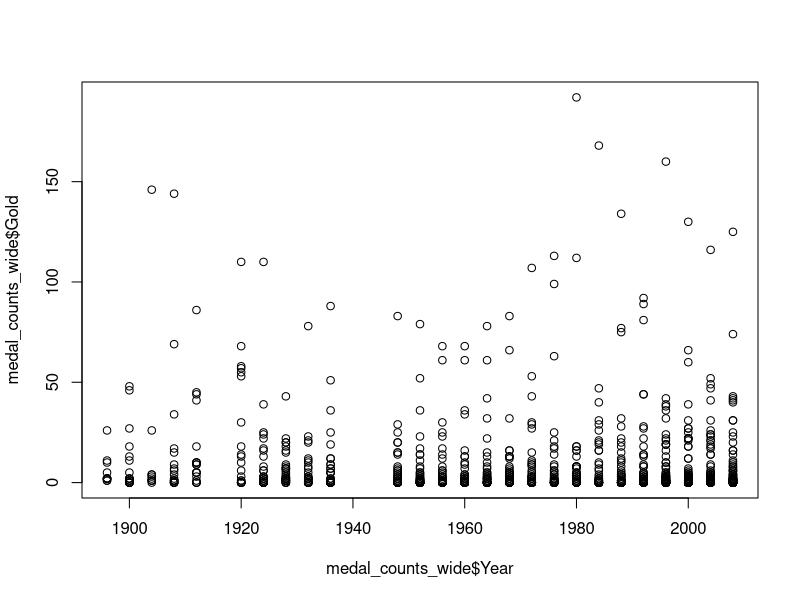
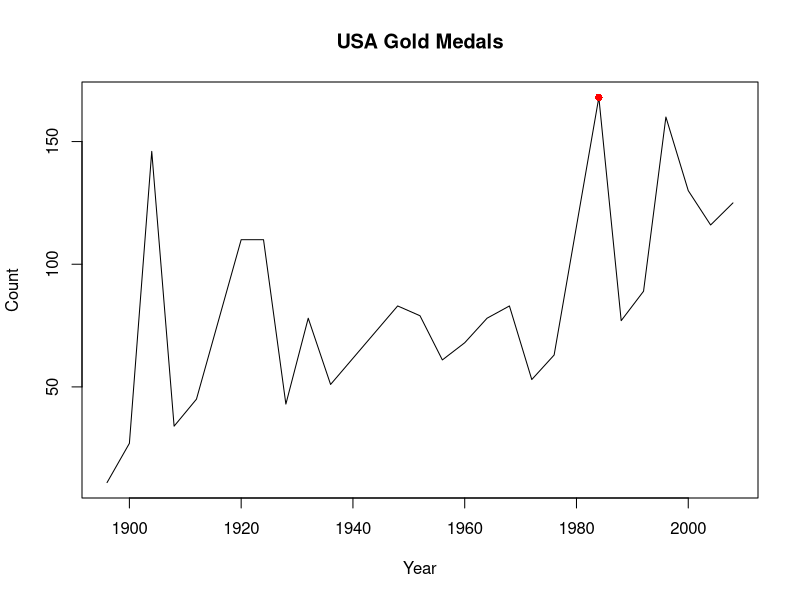
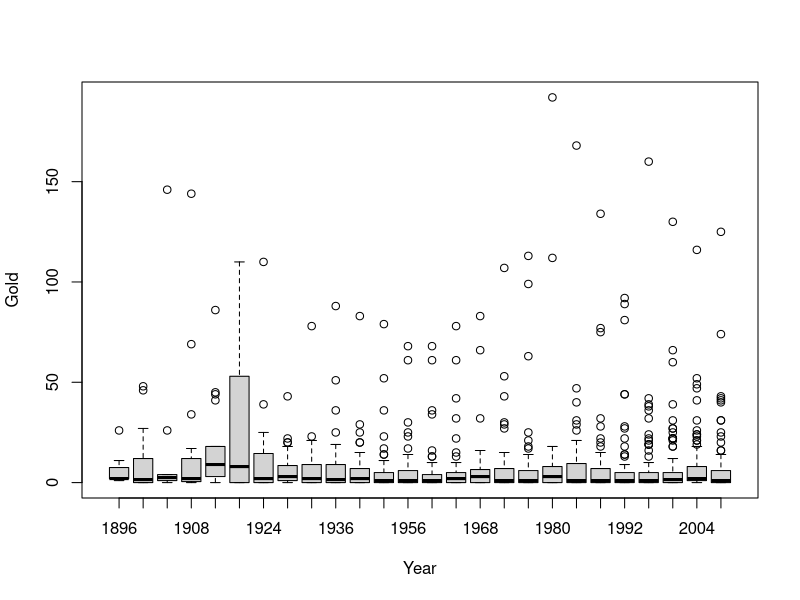
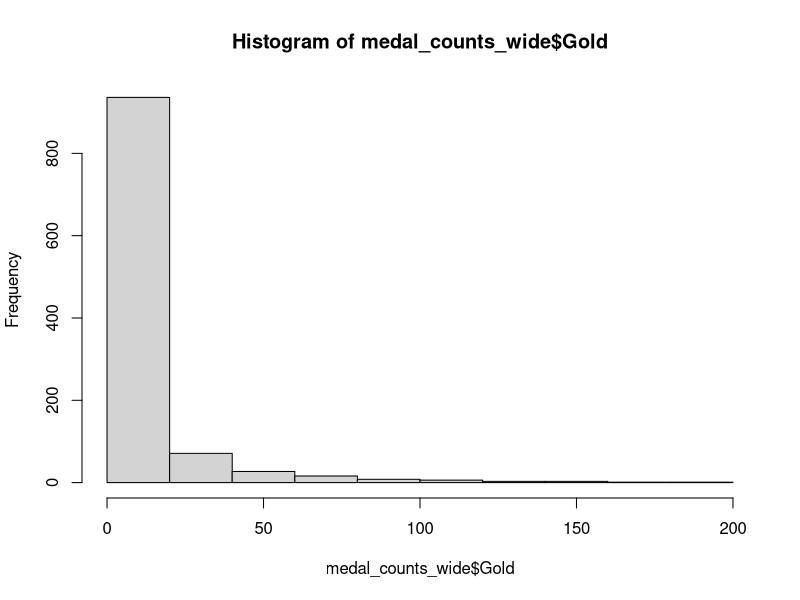
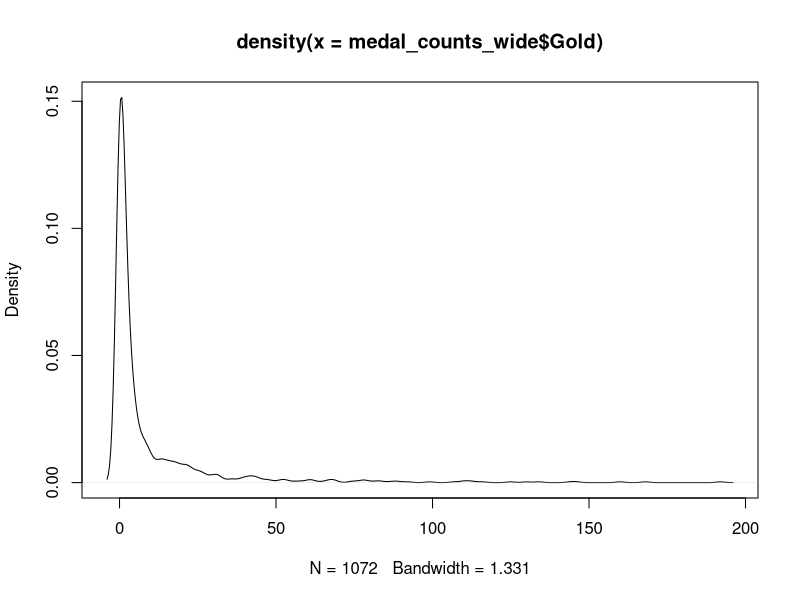
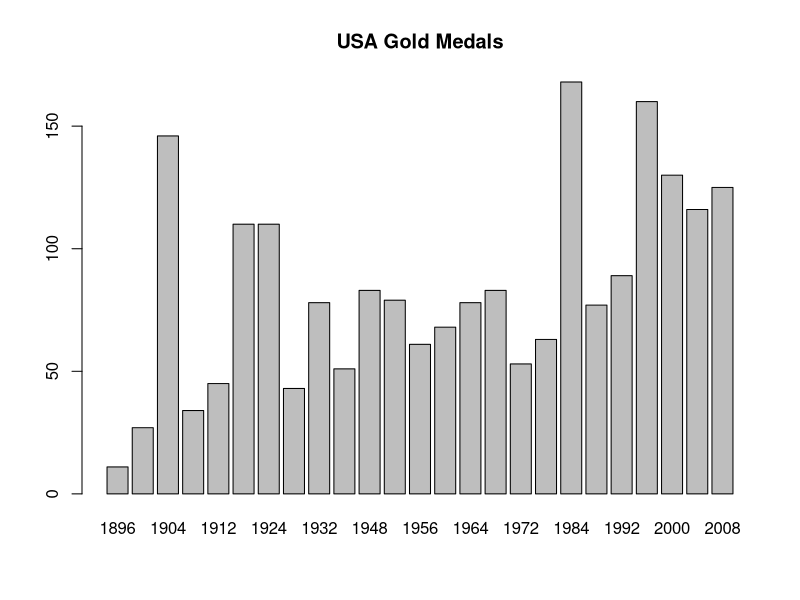
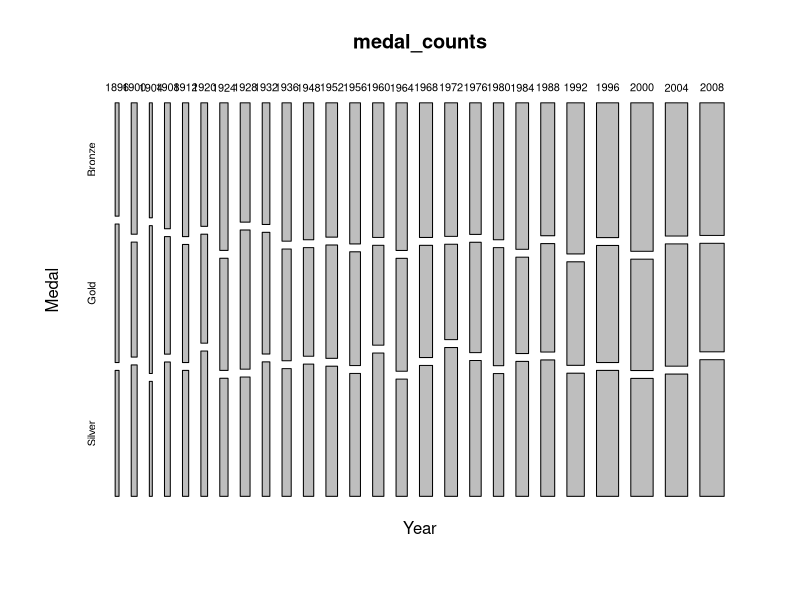
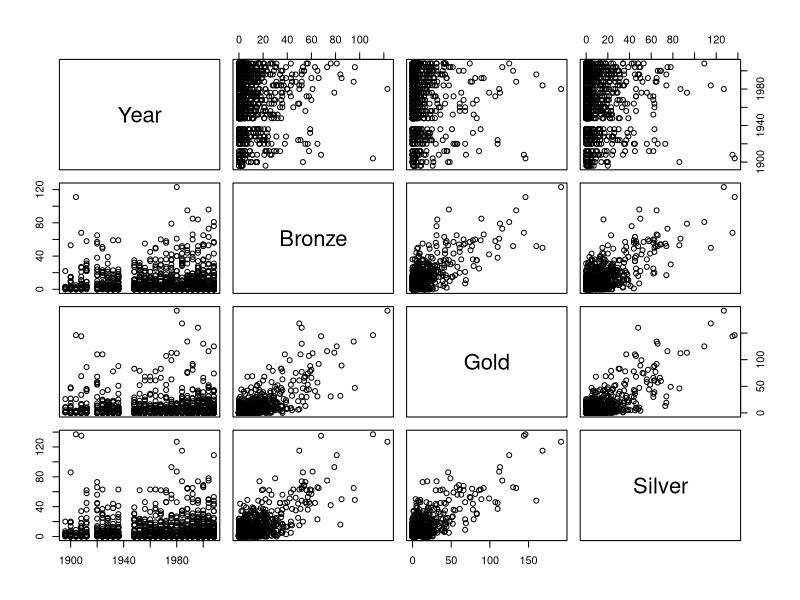

Source code (R) for these figures, in order: (Note: this script raises an error after producing the figures.)
## ---- chunk 1
# include any code here you don't want to show up in the document,
# e.g. package and dataset loading
library(dplyr)
library(tidyr)
library(ggplot2)
library(lattice)
library(gridExtra)
library(reshape2)
if(!('modules' %in% unlist(strsplit(getwd(), split = '/')))) setwd('modules')
medals <- read.csv("../data/all_medalists.csv", header = TRUE, stringsAsFactors = FALSE)

## ---- chunk 2
head(medals)

# dplyr and tidyr refresher
medal_counts <- medals %>% 
  group_by(Medal, Year, NOC) %>% 
  summarise(count = n())
head(medal_counts)
## ---- chunk 3
medal_counts_wide <- medal_counts %>% spread(key = Medal, value = count) %>%
  ungroup() %>%
  mutate(Bronze = ifelse(is.na(Bronze), 0, Bronze)) %>% 
  mutate(Silver = ifelse(is.na(Silver), 0, Silver)) %>% 
  mutate(Gold = ifelse(is.na(Gold), 0, Gold)) 
head(medal_counts_wide)
## ---- chunk 4
usa_gold_medals <-  medal_counts %>% 
  filter(Medal == "Gold") %>%
  filter(NOC == "USA")
## ---- chunk 5
plot(medal_counts_wide$Year, medal_counts_wide$Gold) # Basic
plot(usa_gold_medals$Year, usa_gold_medals$count, type = "l", 
     main = "USA Gold Medals",
     xlab = "Year", ylab = "Count") # with updated parameters
points(x = 1984, y = usa_gold_medals$count[usa_gold_medals$Year == 1984], 
       col = "red", pch = 16)
## ---- chunk 6
boxplot(Gold~Year, data = medal_counts_wide)
hist(medal_counts_wide$Gold)
plot(density(medal_counts_wide$Gold))
barplot(usa_gold_medals$count, width = 4, names.arg = usa_gold_medals$Year, 
                               main = "USA Gold Medals")
mosaicplot(Year~Medal, medal_counts)
## ---- chunk 7
medal_lm <- lm(Gold ~ Bronze + Silver, data = medal_counts_wide)
plot(medal_counts_wide %>% select(-NOC)) # Calls plotting method for class of the dataset ("data.frame")
plot(medal_lm, which=1:2) # Calls plotting method for class of medal_lm object ("lm"), print first two plots only
## ---- chunk 8
xyplot(Gold~Year, data = medal_counts_wide, main = "Gold Medal Counts")
xyplot(count~Year, data = usa_gold_medals, type = "l", main = "USA Gold Medals")

# Boxplot
bwplot(Year~Gold, data = medal_counts_wide, main = "Gold Medal Counts") 
# Flip the coordinates so year increases on the x-axis
# Explicitly turn Year into a factor
bwplot(Gold~factor(Year), data = medal_counts_wide, main = "Gold Medal Counts", 
                  horizontal = FALSE) 

# Histogram
histogram(~Gold, medal_counts_wide, type="count", main = "Gold Medal Counts")
# Density plot
densityplot(~Gold, medal_counts_wide, main = "Gold Medal Counts")
# Bar chart
barchart(count~factor(Year), data = usa_gold_medals, width = 4, 
                     main = "USA Gold Medals", horizontal = FALSE)
## ---- chunk 9
p <- ggplot(data = medal_counts_wide, aes(x = Year, y = Gold)) + 
                 geom_point(color = "gold")
p
p + geom_point(aes(x = Year, y = Silver), color = "gray") + ylab("Medals")
## ---- chunk 10
ggplot(medal_counts_wide, aes(x = Year, y = Gold)) + geom_point() + 
                          ggtitle("Gold Medal Counts")
ggplot(usa_gold_medals, aes(x = Year, y = count)) + geom_line() + 
                        ggtitle("USA Gold Medals")

# Boxplots
ggplot(medal_counts_wide, aes(x = factor(Year), y = Gold)) + 
                          geom_boxplot() + ggtitle("Gold Medal Counts")
# Histogram
ggplot(medal_counts_wide, aes(x = Gold)) + geom_histogram() + 
                          ggtitle("Gold Medal Counts")
# Density plot
ggplot(medal_counts_wide, aes(x = Gold)) + geom_density() + 
                          ggtitle("Gold Medal Counts")
# Bar chart
ggplot(usa_gold_medals, aes(x = Year, y = count)) + geom_bar(stat = "identity")
## ---- chunk 11
# This combines the subsetting and plotting into one step
medal_counts %>% 
  filter(Medal == "Gold") %>%
  filter(NOC == "USA") %>%
  ggplot(aes(x = Year, y = count)) + geom_line()
## ---- chunk 12
usa_all_medals <- medal_counts %>% filter(NOC == "USA")

# ggplot2 call
ggplot(data = usa_all_medals, aes(x = Year, y = count)) + 
            geom_line(aes(color = Medal))
## ---- chunk 13
usa_all_medals_untidy <- medal_counts_wide %>% 
                      filter(NOC == "USA") 

# Base graphics call
plot(usa_all_medals_untidy$Year, usa_all_medals_untidy$Gold, col = "green", 
                                 type = "l")
lines(usa_all_medals_untidy$Year, usa_all_medals_untidy$Silver, col = "blue")
lines(usa_all_medals_untidy$Year, usa_all_medals_untidy$Bronze, col = "red")
legend("right", legend = c("Gold", "Silver", "Bronze"), 
                fill = c("green", "blue", "red"))
## ---- chunk 14
ggplot(data = usa_gold_medals, aes(x = count)) + geom_density() # ggplot2
densityplot(~count, data = usa_gold_medals) # lattice
## ---- chunk 15
ggplot(data = usa_gold_medals, aes(x = Year, y = count)) + geom_point() # ggplot2
xyplot(count~Year, data = usa_gold_medals) # lattice
## ---- chunk 16
ggplot(data = usa_gold_medals, aes(x = Year, y = count)) + geom_line() # ggplot2
xyplot(count~Year, data = usa_gold_medals, type = "l") # lattice
## ---- chunk 17
# Create a dataframe of median number of gold medals by country
# note that the conversion to 'double' is because the median
# calculation had an error with 'count' is stored as integer
median_gold_medals <- medal_counts %>% 
  filter(Medal == "Gold") %>% mutate(count = as.double(count)) %>%
  group_by(NOC) %>%  
  summarise(med = median(count))

ggplot(data = median_gold_medals[1:15, ], aes(x = NOC, y = med)) + 
            geom_bar(stat="identity") # ggplot2
barchart(med~NOC, data = median_gold_medals[1:15, ]) # lattice
## ---- chunk 18
# Notice that here, you must explicitly convert numeric years to factors
ggplot(data = medal_counts_wide, aes(x = factor(Year), y = Gold)) + 
            geom_boxplot() # ggplot2
bwplot(Gold~factor(Year), data = medal_counts_wide, horizontal = FALSE) # lattice
## ---- chunk 19
# Subset the data to North America countries for easier viewing
northern_hem <- medal_counts_wide %>% 
             filter(NOC %in% c("USA", 
                            "CAN", # Canada
                            "CUB", # Cuba 
                            "MEX")) # Mexico

ggplot(data = northern_hem, aes(x = Year, y = Gold)) + geom_point() + 
            facet_wrap(~NOC) # ggplot2
xyplot(Gold~Year|NOC, data = northern_hem) # lattice
## ---- chunk 20
data(volcano) # Load volcano contour data
volcano[1:10, 1:10] # Examine volcano dataset (first 10 rows and columns)
volcano3d <- melt(volcano) # Use reshape2 package to melt the data into tidy form
head(volcano3d) # Examine volcano3d dataset (head)
names(volcano3d) <- c("xvar", "yvar", "zvar") # Rename volcano3d columns

ggplot(data = volcano3d, aes(x = xvar, y = yvar, z = zvar)) + 
            geom_contour() # ggplot2
contourplot(zvar~xvar + yvar, data = volcano3d) # lattice
## ---- chunk 21
ggplot(data = volcano3d, aes(x = xvar, y = yvar, z = zvar)) + 
            geom_tile(aes(fill = zvar)) # ggplot2
levelplot(zvar~xvar + yvar, data = volcano3d) # lattice
## ---- chunk 22
# Create a subset of the dataset containing only data for France
cloud(Gold~Bronze*Silver, data = northern_hem)

cloud(Gold~Bronze*Silver|NOC, data = northern_hem)
## ---- chunk 23
ggplot(data = usa_gold_medals, aes(x = Year, y = count)) + geom_point() + 
  xlab(label = "Year") + 
  ylab(label = "Number of Gold Medals Won") + 
  ggtitle(label = "Cool Graph") # ggplot2

xyplot(count~Year, data = usa_gold_medals, 
       xlab = "Year", ylab = "Number of Gold Medals Won", 
       main = "Cool Graph") # lattice
## ---- chunk 24
ggplot(data = usa_gold_medals, aes(x = Year, y = count)) + 
            geom_point() # ggplot2
ggplot(data = usa_gold_medals, aes(x = Year, y = count)) + 
            geom_point(size=3) # ggplot2
ggplot(data = usa_gold_medals, aes(x = Year, y = count)) + 
            geom_point(size=1) # ggplot2
## ---- chunk 25
xyplot(count~Year, data = usa_gold_medals) # lattice
xyplot(count~Year, data = usa_gold_medals, cex = 2) # lattice
xyplot(count~Year, data = usa_gold_medals, cex = .5) # lattice
## ---- chunk 26
ggplot(data = usa_gold_medals, aes(x = Year, y = count)) + 
            geom_point(color = colors()[11]) # ggplot2
ggplot(data = usa_gold_medals, aes(x = Year, y = count)) + 
            geom_point(color = "red") # ggplot2
## ---- chunk 27
xyplot(count~Year, data = usa_gold_medals, col = colors()[11]) #lattice
xyplot(count~Year, data = usa_gold_medals, col = "red") #lattice
## ---- chunk 28
ggplot(data = usa_all_medals, aes(x = Year, y = count)) + 
            geom_line(aes(color = Medal))
## ---- chunk 29
ggplot(data = usa_all_medals, aes(x = Year, y = count)) + 
            geom_point(color = Medal)
ggplot(data = usa_all_medals, aes(x = Year, y = count)) + 
            geom_point(color = "Medal")
ggplot(data = usa_all_medals, aes(x = Year, y = count)) + 
            geom_point(color = "red")
## ---- chunk 30
ggplot(data = usa_gold_medals, aes(x = Year, y = count)) + 
            geom_point(shape = 3) # ggplot2
ggplot(data = usa_gold_medals, aes(x = Year, y = count)) + 
            geom_point(shape = "w") # ggplot2
ggplot(data = usa_gold_medals, aes(x = Year, y = count)) + 
            geom_point(shape = "$", size=5) # ggplot2
## ---- chunk 31
xyplot(count~Year, data = usa_gold_medals, pch = 3) # lattice
xyplot(count~Year, data = usa_gold_medals, pch = "w") # lattice
xyplot(count~Year, data = usa_gold_medals, pch = "$", cex = 2) # lattice
## ---- chunk 32
ggplot(data = usa_gold_medals, aes(x = Year, y = count)) + 
            geom_line(linetype = 1) # ggplot2
ggplot(data = usa_gold_medals, aes(x = Year, y = count)) + 
            geom_line(linetype = 2) # ggplot2
ggplot(data = usa_gold_medals, aes(x = Year, y = count)) + 
            geom_line(linetype = 5, size = 2) # ggplot2
## ---- chunk 33
xyplot(count~Year, data = usa_gold_medals, type = "l", lty = 1) # lattice
xyplot(count~Year, data = usa_gold_medals, type = "l", lty = 2) # lattice
xyplot(count~Year, data = usa_gold_medals, type = "l", 
                   lty = 3, lwd = 3) # lattice
## ---- chunk 34
ggplot(data = northern_hem, aes(x = Year, y = Gold)) + 
            geom_line(aes(linetype = NOC))
ggplot(data = northern_hem, aes(x = Year, y = Gold)) + 
            geom_point(aes(shape = NOC, color = NOC))
## ---- chunk 35
ggplot(data = northern_hem, aes(x = Year, y = Silver)) + 
            geom_point(aes(color = Gold))
ggplot(data = northern_hem, aes(x = Year, y = Silver)) + 
            geom_point(aes(size = Gold))
## ---- chunk 36
ggplot(data = northern_hem, aes(x = Year, y = Silver)) + 
            geom_point(aes(size = Gold, color = NOC))
## ---- chunk 37
ggplot(data = usa_gold_medals, aes(x = Year, y = count)) + geom_point()

# Add linear model (lm) smoother
ggplot(data = usa_gold_medals, aes(x = Year, y = count)) + geom_point() + 
  geom_smooth(method = "lm")

# Add local linear model (loess) smoother, span of 0.75 (more smoothed)
ggplot(data = usa_gold_medals, aes(x = Year, y = count)) + geom_point() + 
  geom_smooth(method = "loess", span = .75)

# Add local linear model (loess) smoother, span of 0.25 (less smoothed)
ggplot(data = usa_gold_medals, aes(x = Year, y = count)) + geom_point() + 
  geom_smooth(method = "loess", span = .25)

# Add linear model (lm) smoother, no standard error shading 
ggplot(data = usa_gold_medals, aes(x = Year, y = count)) + geom_point() + 
  geom_smooth(method = "lm", se = FALSE)

# Add local linear model (loess) smoother, no standard error shading 
ggplot(data = usa_gold_medals, aes(x = Year, y = count)) + geom_point() + 
  geom_smooth(method = "loess", se = FALSE)

# Add a local linear (loess) smoother for each medal, no standard error shading
ggplot(data = usa_all_medals, aes(x = Year, y = count)) + 
  geom_point(aes(color = Medal)) + 
  geom_smooth(aes(color = Medal), method = "loess", se = FALSE)
## ---- chunk 38
# Initialize gridExtra library
library(gridExtra)

# Create 3 plots to combine in a table
plot1 <- ggplot(data = medal_counts_wide, aes(x = Year, y = Gold)) + 
  geom_point(color = "gold") + 
  geom_point(aes(x = Year, y = Silver), color = "gray") + 
  geom_point(aes(x = Year, y = Bronze), color = "brown") + 
  ylab("Medals")
plot2 <- ggplot(data = usa_all_medals, aes(x = Year, y = count)) + 
      geom_line(aes(color = Medal))
plot3 <- ggplot(data = northern_hem, aes(x = Year, y = Gold)) + 
      geom_line(aes(linetype = NOC))


# Call grid.arrange
grid.arrange(plot1, plot2, plot3, nrow=3, ncol = 1)
